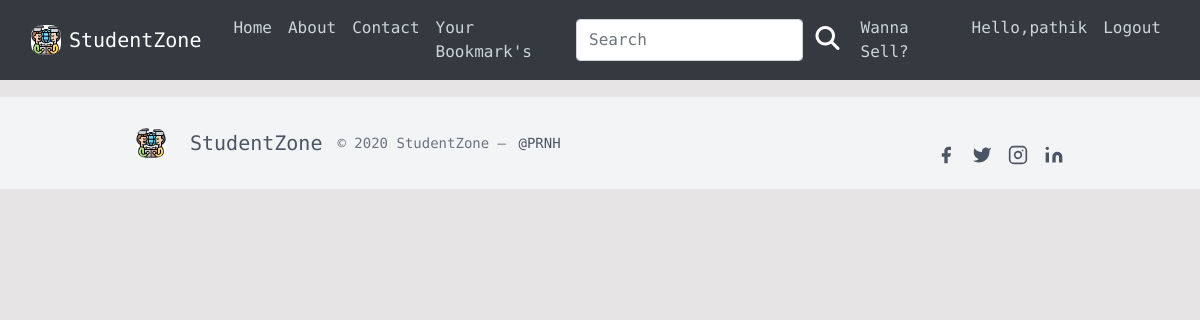
The page /post/bookmark/ (signed in) on the database as committed earlier.
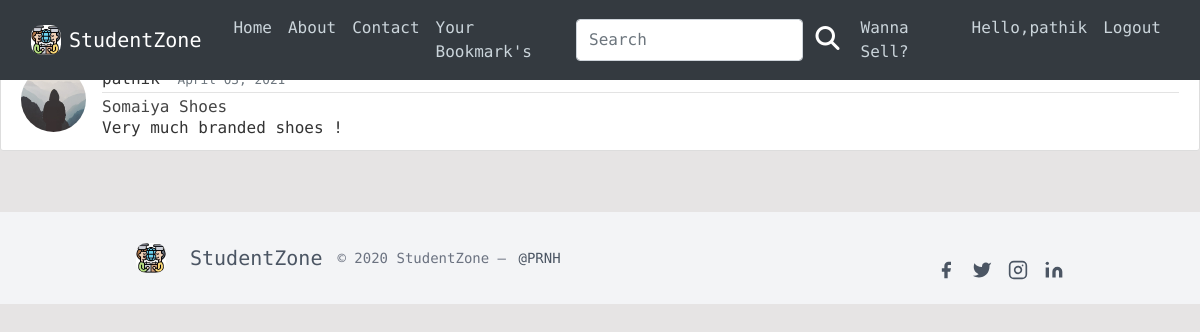
The same page on the database as committed later.
### blog/models.py (models this page shows, shortened)
class Post(models.Model):
    title = models.CharField(max_length=100)
    prod_img = models.ImageField(
        default='default_thumbnail.png', upload_to='Product_images')
    price = models.DecimalField(
        max_digits=10, decimal_places=2, null=False, default=0.00)
    content = models.TextField()
    date_posted = models.DateTimeField(default=timezone.now)
    author = models.ForeignKey(User, on_delete=models.CASCADE)
    category = models.CharField(
        max_length=30, choices=Category_choices, default='Miscellenous')
    bookmark = models.ManyToManyField(User, related_name='bookmark')

### users/models.py (models this page shows, shortened)
class Profile(models.Model):
    user = models.OneToOneField(User, on_delete=models.CASCADE)
    image = models.ImageField(default='default.jpg', upload_to='profile_pics')

### blog/views.py (the view)
# urls.py: path('post/bookmark/', views.BookmarkView.as_view(), name='bookmark-post'),
class BookmarkView(ListView):
    model = Post
    template_name = 'blog/bookmark.html'
    context_object_name = 'posts'
    paginate_by = 5
    def get_queryset(self):
        return (Post.objects.filter(bookmark=self.request.user))

### blog/templates/blog/bookmark.html (shortened to what this page needs)
{% extends "blog/base.html" %}
{% block content %}
{% for post in posts%}
<article class="media content-section">
    <img class="rounded-circle article-img " src={{post.author.profile.image.url}}>
    <div class="media-body">
        <div class="article-metadata">
            <a class="mr-2" href="{% url 'user-posts' post.author.username %}">{{ post.author }}</a>
            <small class="text-muted">{{ post.date_posted|date:"F d, Y" }}</small>
        </div>
        <h2><a class="article-title" href="{% url 'post-detail' post.id %}">{{ post.title }}</a></h2>
        <p class="article-content">{{ post.content| safe }}</p>
    </div>
</article>
{%endfor%}
    {% endblock content %}

Rows that differ between the two databases and show on the page:
added Post: author.profile.image (placeholder picture), title "Somaiya Shoes", content "Very much branded shoes !"
